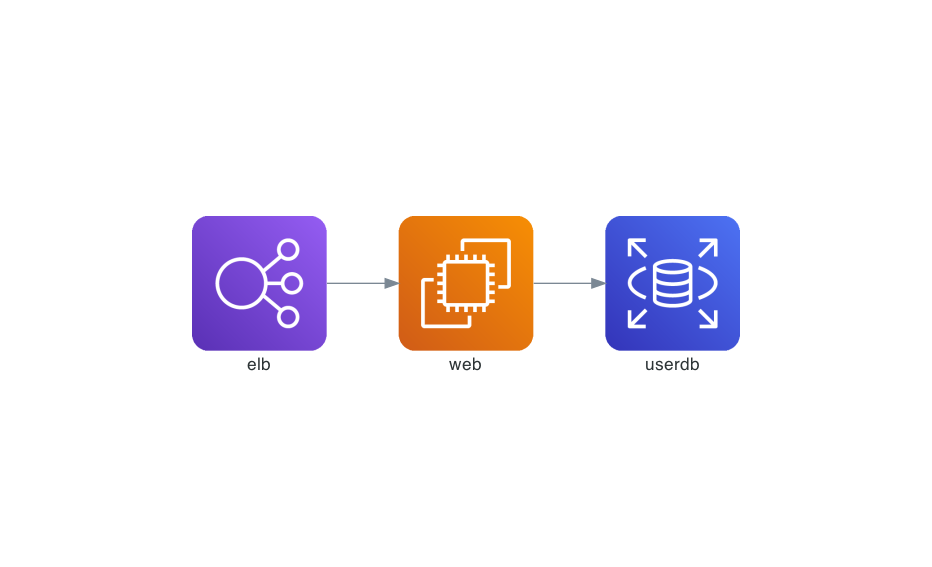

Here is the Python script that generated this plot:
from diagrams import Diagram
from diagrams.aws.compute import EC2
from diagrams.aws.database import RDS
from diagrams.aws.network import ELB

with Diagram('', str(__file__).replace('.py',''), show=False):
    ELB('elb') >> EC2('web') >> RDS('userdb')
